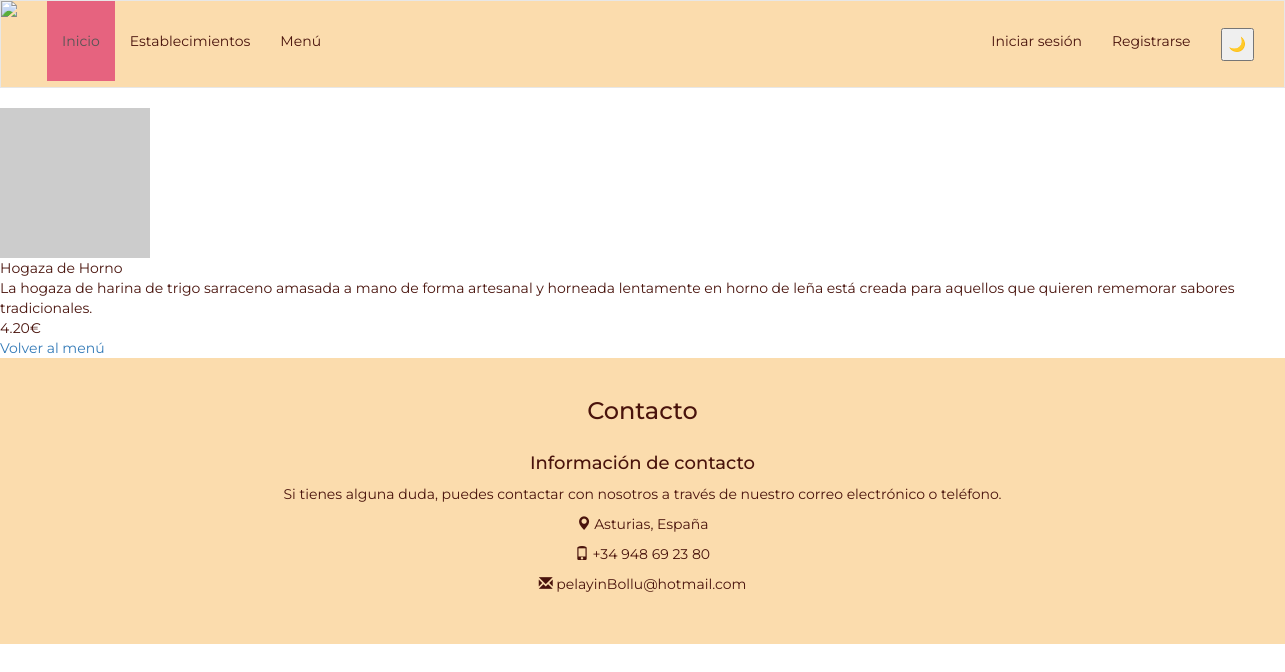
The page /pagina_destino.php?id=2 on the database as committed earlier.
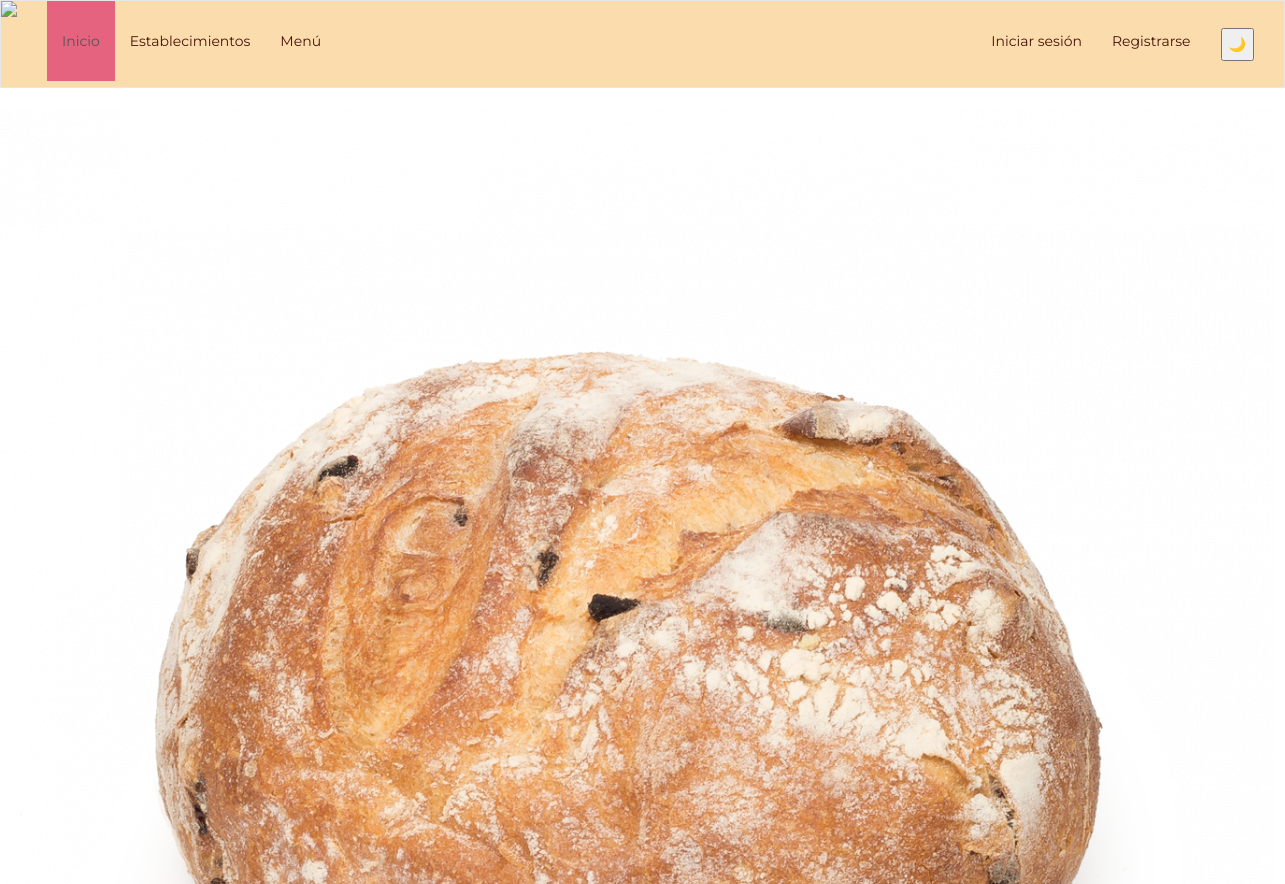
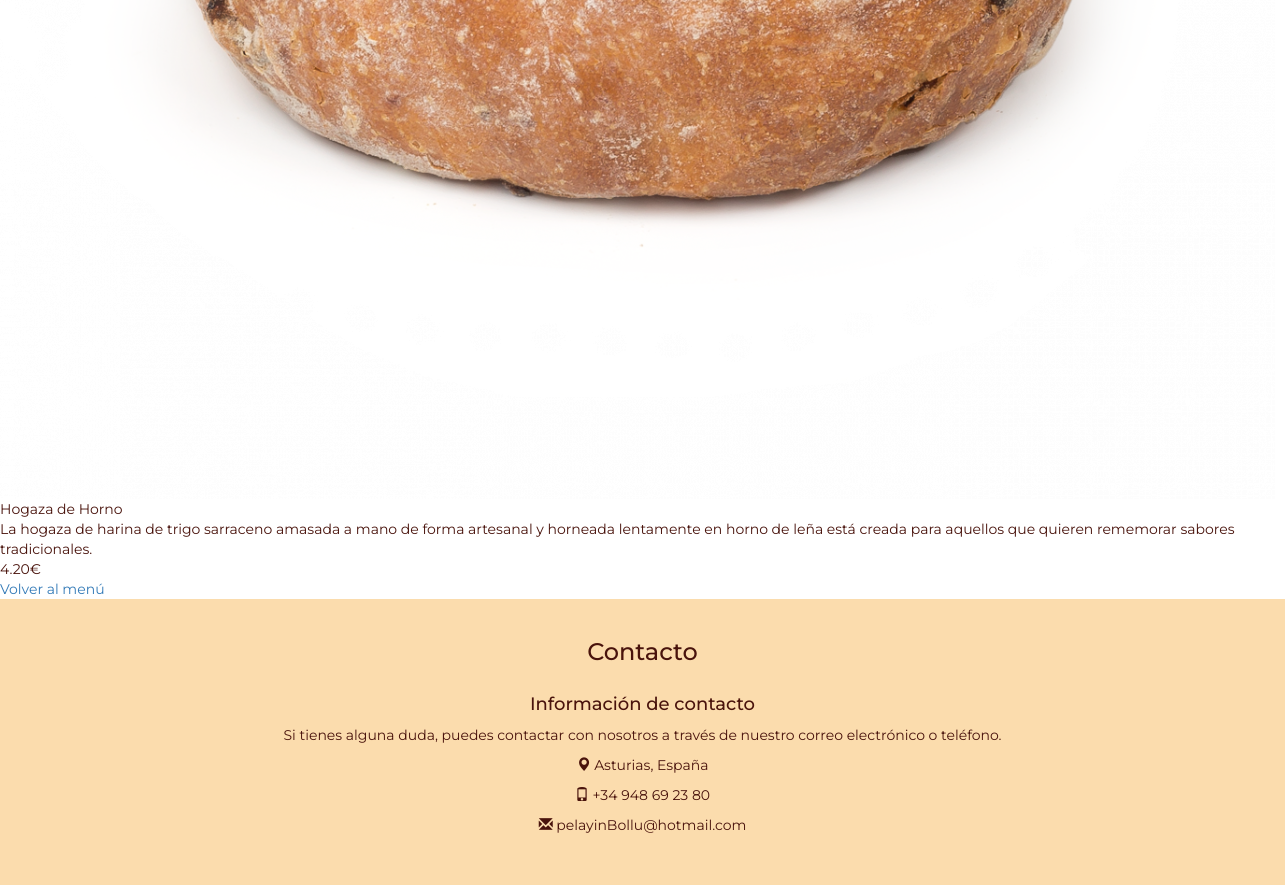
The same page on the database as committed later (2 pictures, top to bottom).
### tables this page shows
CREATE TABLE `productos` (
  `id` int NOT NULL AUTO_INCREMENT,
  `nombre` varchar(45) DEFAULT NULL,
  `descripcion` varchar(255) DEFAULT NULL,
  `precio` decimal(4,2) DEFAULT NULL,
  `categorias_id` int NOT NULL,
  `imagen` longblob NOT NULL,
  PRIMARY KEY (`id`),
  KEY `fk_Productos_Categorias_idx` (`categorias_id`),
  CONSTRAINT `fk_Productos_Categorias` FOREIGN KEY (`categorias_id`) REFERENCES `categorias` (`id`)
);

### pagina_destino.php (the view, shortened to what this page needs)
<?php
include 'includes/templates/header.php';
$bd = conectarDB();
if (isset($_GET['id'])) {
    $idProducto = $_GET['id'];
    $consulta = $bd->prepare("SELECT id, nombre, descripcion, precio, imagen FROM productos WHERE id = ?");
    $consulta->bind_param("i", $idProducto);
    $consulta->execute();
    $resultado = $consulta->get_result();
    $producto = $resultado->fetch_assoc();
    if ($producto) {
        ?>
        <body>
            <div class="producto-destino">
                <?php
                if (!empty($producto['imagen'])) {
                    echo "<div class='celda-imagen-destino'><img class='imagen-producto-destino' src='../imagenes/" . $producto['imagen'] . "'></div>";
                } else {
                    echo "<div class='celda-imagen'-destino><img class='imagen-producto-destino' src='https://via.placeholder.com/150'></div>";
                }
                ?>
                <div class="celda-nombre-destino">
                    <?= isset($producto['nombre']) ? $producto['nombre'] : '' ?>
                </div>
                <div class="celda-descripcion-destino">
                    <?= isset($producto['descripcion']) ? $producto['descripcion'] : '' ?>
                </div>
                <div class="celda-precio-destino">
                    <?= isset($producto['precio']) ? $producto['precio'] : '' ?>€
                </div>
                <div>
                    <a href="menu.php">Volver al menú</a>
                </div>
            </div>
        </body>
        <?php
    } else {
        echo "Producto no encontrado";
    }
} else {
    echo "ID de producto no proporcionado";
}
include 'includes/templates/footer.php';
?>

Rows that differ between the two databases and show on the page:
changed productos "Hogaza de Horno": imagen empty → "hogaza.png" (drawn); imagen: picture added
